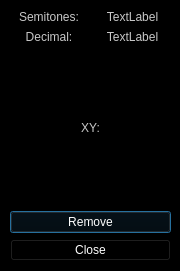
<?xml version="1.0" encoding="UTF-8"?>
<ui version="4.0">
 <class>sync3Ratio</class>
 <widget class="QDialog" name="sync3Ratio">
  <property name="geometry">
   <rect>
    <x>0</x>
    <y>0</y>
    <width>180</width>
    <height>271</height>
   </rect>
  </property>
  <property name="palette">
   <palette>
    <active>
     <colorrole role="WindowText">
      <brush brushstyle="SolidPattern">
       <color alpha="255">
        <red>200</red>
        <green>200</green>
        <blue>200</blue>
       </color>
      </brush>
     </colorrole>
     <colorrole role="Button">
      <brush brushstyle="SolidPattern">
       <color alpha="255">
        <red>0</red>
        <green>0</green>
        <blue>0</blue>
       </color>
      </brush>
     </colorrole>
     <colorrole role="Light">
      <brush brushstyle="SolidPattern">
       <color alpha="255">
        <red>0</red>
        <green>0</green>
        <blue>0</blue>
       </color>
      </brush>
     </colorrole>
     <colorrole role="Midlight">
      <brush brushstyle="SolidPattern">
       <color alpha="255">
        <red>0</red>
        <green>0</green>
        <blue>0</blue>
       </color>
      </brush>
     </colorrole>
     <colorrole role="Dark">
      <brush brushstyle="SolidPattern">
       <color alpha="255">
        <red>0</red>
        <green>0</green>
        <blue>0</blue>
       </color>
      </brush>
     </colorrole>
     <colorrole role="Mid">
      <brush brushstyle="SolidPattern">
       <color alpha="255">
        <red>0</red>
        <green>0</green>
        <blue>0</blue>
       </color>
      </brush>
     </colorrole>
     <colorrole role="Text">
      <brush brushstyle="SolidPattern">
       <color alpha="255">
        <red>255</red>
        <green>255</green>
        <blue>255</blue>
       </color>
      </brush>
     </colorrole>
     <colorrole role="BrightText">
      <brush brushstyle="SolidPattern">
       <color alpha="255">
        <red>255</red>
        <green>255</green>
        <blue>255</blue>
       </color>
      </brush>
     </colorrole>
     <colorrole role="ButtonText">
      <brush brushstyle="SolidPattern">
       <color alpha="255">
        <red>255</red>
        <green>255</green>
        <blue>255</blue>
       </color>
      </brush>
     </colorrole>
     <colorrole role="Base">
      <brush brushstyle="SolidPattern">
       <color alpha="255">
        <red>0</red>
        <green>0</green>
        <blue>0</blue>
       </color>
      </brush>
     </colorrole>
     <colorrole role="Window">
      <brush brushstyle="SolidPattern">
       <color alpha="255">
        <red>0</red>
        <green>0</green>
        <blue>0</blue>
       </color>
      </brush>
     </colorrole>
     <colorrole role="Shadow">
      <brush brushstyle="SolidPattern">
       <color alpha="255">
        <red>0</red>
        <green>0</green>
        <blue>0</blue>
       </color>
      </brush>
     </colorrole>
     <colorrole role="AlternateBase">
      <brush brushstyle="SolidPattern">
       <color alpha="255">
        <red>0</red>
        <green>0</green>
        <blue>0</blue>
       </color>
      </brush>
     </colorrole>
     <colorrole role="ToolTipBase">
      <brush brushstyle="SolidPattern">
       <color alpha="255">
        <red>255</red>
        <green>255</green>
        <blue>220</blue>
       </color>
      </brush>
     </colorrole>
     <colorrole role="ToolTipText">
      <brush brushstyle="SolidPattern">
       <color alpha="255">
        <red>0</red>
        <green>0</green>
        <blue>0</blue>
       </color>
      </brush>
     </colorrole>
    </active>
    <inactive>
     <colorrole role="WindowText">
      <brush brushstyle="SolidPattern">
       <color alpha="255">
        <red>200</red>
        <green>200</green>
        <blue>200</blue>
       </color>
      </brush>
     </colorrole>
     <colorrole role="Button">
      <brush brushstyle="SolidPattern">
       <color alpha="255">
        <red>0</red>
        <green>0</green>
        <blue>0</blue>
       </color>
      </brush>
     </colorrole>
     <colorrole role="Light">
      <brush brushstyle="SolidPattern">
       <color alpha="255">
        <red>0</red>
        <green>0</green>
        <blue>0</blue>
       </color>
      </brush>
     </colorrole>
     <colorrole role="Midlight">
      <brush brushstyle="SolidPattern">
       <color alpha="255">
        <red>0</red>
        <green>0</green>
        <blue>0</blue>
       </color>
      </brush>
     </colorrole>
     <colorrole role="Dark">
      <brush brushstyle="SolidPattern">
       <color alpha="255">
        <red>0</red>
        <green>0</green>
        <blue>0</blue>
       </color>
      </brush>
     </colorrole>
     <colorrole role="Mid">
      <brush brushstyle="SolidPattern">
       <color alpha="255">
        <red>0</red>
        <green>0</green>
        <blue>0</blue>
       </color>
      </brush>
     </colorrole>
     <colorrole role="Text">
      <brush brushstyle="SolidPattern">
       <color alpha="255">
        <red>255</red>
        <green>255</green>
        <blue>255</blue>
       </color>
      </brush>
     </colorrole>
     <colorrole role="BrightText">
      <brush brushstyle="SolidPattern">
       <color alpha="255">
        <red>255</red>
        <green>255</green>
        <blue>255</blue>
       </color>
      </brush>
     </colorrole>
     <colorrole role="ButtonText">
      <brush brushstyle="SolidPattern">
       <color alpha="255">
        <red>255</red>
        <green>255</green>
        <blue>255</blue>
       </color>
      </brush>
     </colorrole>
     <colorrole role="Base">
      <brush brushstyle="SolidPattern">
       <color alpha="255">
        <red>0</red>
        <green>0</green>
        <blue>0</blue>
       </color>
      </brush>
     </colorrole>
     <colorrole role="Window">
      <brush brushstyle="SolidPattern">
       <color alpha="255">
        <red>0</red>
        <green>0</green>
        <blue>0</blue>
       </color>
      </brush>
     </colorrole>
     <colorrole role="Shadow">
      <brush brushstyle="SolidPattern">
       <color alpha="255">
        <red>0</red>
        <green>0</green>
        <blue>0</blue>
       </color>
      </brush>
     </colorrole>
     <colorrole role="AlternateBase">
      <brush brushstyle="SolidPattern">
       <color alpha="255">
        <red>0</red>
        <green>0</green>
        <blue>0</blue>
       </color>
      </brush>
     </colorrole>
     <colorrole role="ToolTipBase">
      <brush brushstyle="SolidPattern">
       <color alpha="255">
        <red>255</red>
        <green>255</green>
        <blue>220</blue>
       </color>
      </brush>
     </colorrole>
     <colorrole role="ToolTipText">
      <brush brushstyle="SolidPattern">
       <color alpha="255">
        <red>0</red>
        <green>0</green>
        <blue>0</blue>
       </color>
      </brush>
     </colorrole>
    </inactive>
    <disabled>
     <colorrole role="WindowText">
      <brush brushstyle="SolidPattern">
       <color alpha="255">
        <red>0</red>
        <green>0</green>
        <blue>0</blue>
       </color>
      </brush>
     </colorrole>
     <colorrole role="Button">
      <brush brushstyle="SolidPattern">
       <color alpha="255">
        <red>0</red>
        <green>0</green>
        <blue>0</blue>
       </color>
      </brush>
     </colorrole>
     <colorrole role="Light">
      <brush brushstyle="SolidPattern">
       <color alpha="255">
        <red>0</red>
        <green>0</green>
        <blue>0</blue>
       </color>
      </brush>
     </colorrole>
     <colorrole role="Midlight">
      <brush brushstyle="SolidPattern">
       <color alpha="255">
        <red>0</red>
        <green>0</green>
        <blue>0</blue>
       </color>
      </brush>
     </colorrole>
     <colorrole role="Dark">
      <brush brushstyle="SolidPattern">
       <color alpha="255">
        <red>0</red>
        <green>0</green>
        <blue>0</blue>
       </color>
      </brush>
     </colorrole>
     <colorrole role="Mid">
      <brush brushstyle="SolidPattern">
       <color alpha="255">
        <red>0</red>
        <green>0</green>
        <blue>0</blue>
       </color>
      </brush>
     </colorrole>
     <colorrole role="Text">
      <brush brushstyle="SolidPattern">
       <color alpha="255">
        <red>0</red>
        <green>0</green>
        <blue>0</blue>
       </color>
      </brush>
     </colorrole>
     <colorrole role="BrightText">
      <brush brushstyle="SolidPattern">
       <color alpha="255">
        <red>255</red>
        <green>255</green>
        <blue>255</blue>
       </color>
      </brush>
     </colorrole>
     <colorrole role="ButtonText">
      <brush brushstyle="SolidPattern">
       <color alpha="255">
        <red>0</red>
        <green>0</green>
        <blue>0</blue>
       </color>
      </brush>
     </colorrole>
     <colorrole role="Base">
      <brush brushstyle="SolidPattern">
       <color alpha="255">
        <red>0</red>
        <green>0</green>
        <blue>0</blue>
       </color>
      </brush>
     </colorrole>
     <colorrole role="Window">
      <brush brushstyle="SolidPattern">
       <color alpha="255">
        <red>0</red>
        <green>0</green>
        <blue>0</blue>
       </color>
      </brush>
     </colorrole>
     <colorrole role="Shadow">
      <brush brushstyle="SolidPattern">
       <color alpha="255">
        <red>0</red>
        <green>0</green>
        <blue>0</blue>
       </color>
      </brush>
     </colorrole>
     <colorrole role="AlternateBase">
      <brush brushstyle="SolidPattern">
       <color alpha="255">
        <red>0</red>
        <green>0</green>
        <blue>0</blue>
       </color>
      </brush>
     </colorrole>
     <colorrole role="ToolTipBase">
      <brush brushstyle="SolidPattern">
       <color alpha="255">
        <red>255</red>
        <green>255</green>
        <blue>220</blue>
       </color>
      </brush>
     </colorrole>
     <colorrole role="ToolTipText">
      <brush brushstyle="SolidPattern">
       <color alpha="255">
        <red>0</red>
        <green>0</green>
        <blue>0</blue>
       </color>
      </brush>
     </colorrole>
    </disabled>
   </palette>
  </property>
  <property name="windowTitle">
   <string>Ratio</string>
  </property>
  <widget class="QWidget" name="">
   <property name="geometry">
    <rect>
     <x>10</x>
     <y>10</y>
     <width>161</width>
     <height>251</height>
    </rect>
   </property>
   <layout class="QVBoxLayout" name="verticalLayout">
    <item>
     <layout class="QHBoxLayout" name="horizontalLayout_2">
      <property name="sizeConstraint">
       <enum>QLayout::SetFixedSize</enum>
      </property>
      <item>
       <widget class="QLabel" name="semitonesLabel">
        <property name="sizePolicy">
         <sizepolicy hsizetype="Preferred" vsizetype="Fixed">
          <horstretch>0</horstretch>
          <verstretch>0</verstretch>
         </sizepolicy>
        </property>
        <property name="text">
         <string>Semitones:</string>
        </property>
        <property name="alignment">
         <set>Qt::AlignCenter</set>
        </property>
       </widget>
      </item>
      <item>
       <widget class="QLabel" name="semitonesData">
        <property name="sizePolicy">
         <sizepolicy hsizetype="Preferred" vsizetype="Fixed">
          <horstretch>0</horstretch>
          <verstretch>0</verstretch>
         </sizepolicy>
        </property>
        <property name="text">
         <string>TextLabel</string>
        </property>
        <property name="alignment">
         <set>Qt::AlignCenter</set>
        </property>
       </widget>
      </item>
     </layout>
    </item>
    <item>
     <layout class="QHBoxLayout" name="horizontalLayout">
      <item>
       <widget class="QLabel" name="decimalLabel">
        <property name="text">
         <string>Decimal:</string>
        </property>
        <property name="alignment">
         <set>Qt::AlignCenter</set>
        </property>
       </widget>
      </item>
      <item>
       <widget class="QLabel" name="decimalData">
        <property name="text">
         <string>TextLabel</string>
        </property>
        <property name="alignment">
         <set>Qt::AlignCenter</set>
        </property>
       </widget>
      </item>
     </layout>
    </item>
    <item>
     <layout class="QHBoxLayout" name="horizontalLayout_3">
      <item>
       <widget class="QLabel" name="label">
        <property name="sizePolicy">
         <sizepolicy hsizetype="Maximum" vsizetype="Expanding">
          <horstretch>0</horstretch>
          <verstretch>0</verstretch>
         </sizepolicy>
        </property>
        <property name="text">
         <string>XY:</string>
        </property>
        <property name="alignment">
         <set>Qt::AlignCenter</set>
        </property>
       </widget>
      </item>
      <item>
       <layout class="QVBoxLayout" name="xyLayout"/>
      </item>
     </layout>
    </item>
    <item>
     <widget class="QPushButton" name="removeRatio">
      <property name="text">
       <string>Remove</string>
      </property>
     </widget>
    </item>
    <item>
     <widget class="QPushButton" name="close">
      <property name="text">
       <string>Close</string>
      </property>
     </widget>
    </item>
   </layout>
  </widget>
 </widget>
 <resources/>
 <connections/>
</ui>
